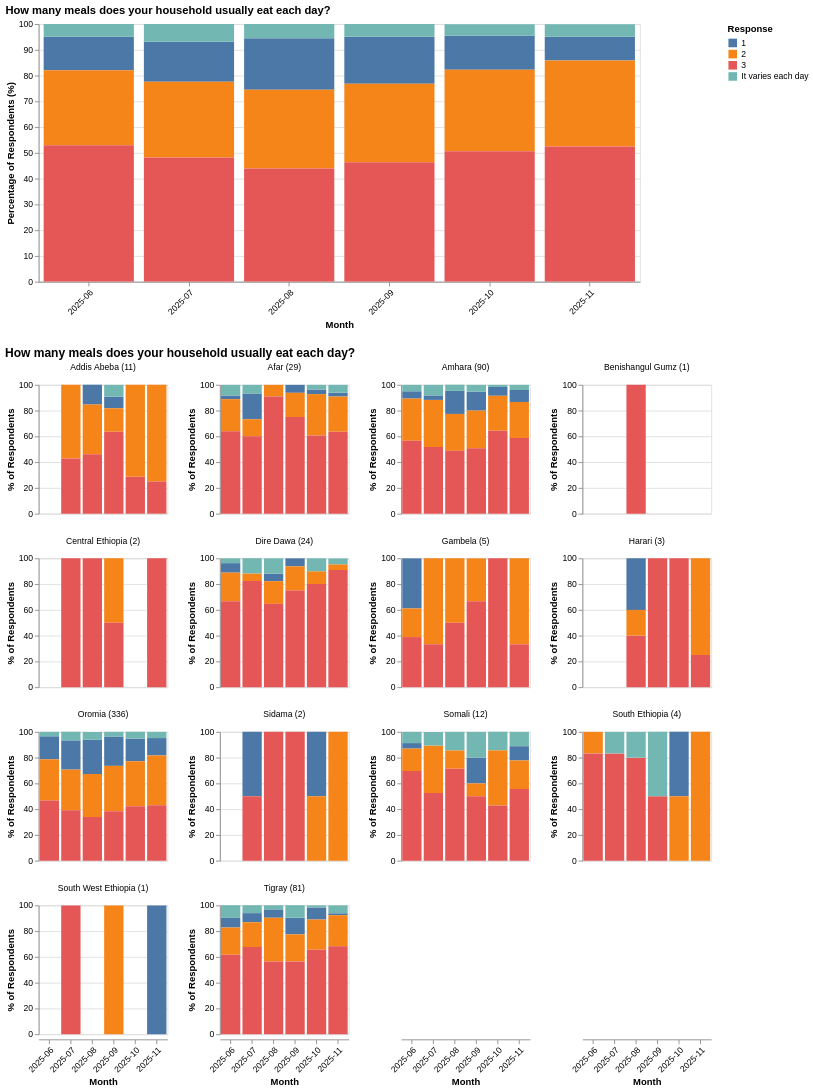

Notebook code cell kept with this figure:
### Markdown cell above
## Food Access

### How many meals does your household usually eat each day?
- Nearly 50% of people eat 3 meals a day in the country, with 9-13% reporting they eat just one meal. Oromia has the most repondants who said they have just 1 meal (13-26%).

### Code cell
question = "How many meals does your household usually eat each day?"
national_chart = create_stacked_percentage_chart(df=df, question_col=question, width=700, height=300)
regional_chart = create_stacked_percentage_chart(df=df, question_col=question, region_mapping=submission_to_region, facet_width=150)
display(alt.vconcat(national_chart, regional_chart).resolve_scale(color='shared'))

### Figure 1 — Vega-Lite specification as saved in the notebook (floating-point values rounded to 4 significant figures; data arrays with more than 128 entries replaced by an {"elided": "..."} marker saying what was removed)
{"config": {"view": {"continuousWidth": 300, "continuousHeight": 300}}, "vconcat": [{"data": {"name": "data-323b9915565ab9613d8283130103d68b"}, "mark": {"type": "bar"}, "encoding": {"color": {"field": "How many meals does your household usually eat each day?", "title": "Response", "type": "nominal"}, "tooltip": [{"field": "month", "type": "nominal"}, {"field": "How many meals does your household usually eat each day?", "type": "nominal"}, {"field": "percentage", "type": "quantitative"}, {"field": "count", "title": "Count", "type": "quantitative"}, {"field": "total", "title": "Total Respondents", "type": "quantitative"}], "x": {"axis": {"labelAngle": -45}, "field": "month", "title": "Month", "type": "nominal"}, "y": {"field": "percentage", "scale": {"domain": [0, 100]}, "title": "Percentage of Respondents (%)", "type": "quantitative"}}, "height": 300, "name": "view_dc89d493af523c65_0", "title": {"text": "How many meals does your household usually eat each day?", "align": "left", "anchor": "start"}, "width": 700}, {"data": {"name": "data-4642f43f893f010837a9bd2abcc22dd2"}, "facet": {"field": "region_label", "header": {"titleAlign": "left", "titleAnchor": "start"}, "sort": ["Addis Abeba (11)", "Afar (29)", "Amhara (90)", "Benishangul Gumz (1)", "Central Ethiopia (2)", "Dire Dawa (24)", "Gambela (5)", "Harari (3)", "Oromia (336)", "Sidama (2)", "Somali (12)", "South Ethiopia (4)", "South West Ethiopia (1)", "Tigray (81)"], "title": null, "type": "nominal"}, "spec": {"mark": {"type": "bar"}, "encoding": {"color": {"field": "How many meals does your household usually eat each day?", "title": "Response", "type": "nominal"}, "tooltip": [{"field": "region", "type": "nominal"}, {"field": "month", "type": "nominal"}, {"field": "How many meals does your household usually eat each day?", "type": "nominal"}, {"field": "percentage", "type": "quantitative"}, {"field": "count", "title": "Count", "type": "quantitative"}, {"field": "total", "title": "Total Respondents", "type": "quantitative"}], "x": {"axis": {"labelAngle": -45}, "field": "month", "title": "Month", "type": "nominal"}, "y": {"field": "percentage", "scale": {"domain": [0, 100]}, "title": "% of Respondents", "type": "quantitative"}}, "height": 150, "width": 150}, "columns": 4, "resolve": {"scale": {"y": "independent"}}, "title": {"text": "How many meals does your household usually eat each day?", "align": "left", "anchor": "start", "fontSize": 14}}], "params": [{"name": "param_1e9efca18e7a2868", "select": {"type": "interval", "encodings": ["x", "y"]}, "bind": "scales", "views": ["view_dc89d493af523c65_0"]}], "resolve": {"scale": {"color": "shared"}}, "$schema": "https://vega.github.io/schema/vega-lite/v6.1.0.json", "datasets": {"data-323b9915565ab9613d8283130103d68b": [{"month": "2025-06", "How many meals does your household usually eat each day?": 1, "count": 134, "total": 1030, "percentage": 13.0}, {"month": "2025-06", "How many meals does your household usually eat each day?": 2, "count": 300, "total": 1030, "percentage": 29.1}, {"month": "2025-06", "How many meals does your household usually eat each day?": 3, "count": 546, "total": 1030, "percentage": 53.0}, {"month": "2025-06", "How many meals does your household usually eat each day?": "It varies each day", "count": 50, "total": 1030, "percentage": 4.9}, {"month": "2025-07", "How many meals does your household usually eat each day?": 1, "count": 99, "total": 639, "percentage": 15.5}, {"month": "2025-07", "How many meals does your household usually eat each day?": 2, "count": 188, "total": 639, "percentage": 29.4}, {"month": "2025-07", "How many meals does your household usually eat each day?": 3, "count": 308, "total": 639, "percentage": 48.2}, {"month": "2025-07", "How many meals does your household usually eat each day?": "It varies each day", "count": 44, "total": 639, "percentage": 6.9}, {"month": "2025-08", "How many meals does your household usually eat each day?": 1, "count": 99, "total": 494, "percentage": 20.0}, {"month": "2025-08", "How many meals does your household usually eat each day?": 2, "count": 151, "total": 494, "percentage": 30.6}, {"month": "2025-08", "How many meals does your household usually eat each day?": 3, "count": 217, "total": 494, "percentage": 43.9}, {"month": "2025-08", "How many meals does your household usually eat each day?": "It varies each day", "count": 27, "total": 494, "percentage": 5.5}, {"month": "2025-09", "How many meals does your household usually eat each day?": 1, "count": 88, "total": 481, "percentage": 18.3}, {"month": "2025-09", "How many meals does your household usually eat each day?": 2, "count": 146, "total": 481, "percentage": 30.4}, {"month": "2025-09", "How many meals does your household usually eat each day?": 3, "count": 223, "total": 481, "percentage": 46.4}, {"month": "2025-09", "How many meals does your household usually eat each day?": "It varies each day", "count": 24, "total": 481, "percentage": 5.0}, {"month": "2025-10", "How many meals does your household usually eat each day?": 1, "count": 63, "total": 476, "percentage": 13.2}, {"month": "2025-10", "How many meals does your household usually eat each day?": 2, "count": 151, "total": 476, "percentage": 31.7}, {"month": "2025-10", "How many meals does your household usually eat each day?": 3, "count": 241, "total": 476, "percentage": 50.6}, {"month": "2025-10", "How many meals does your household usually eat each day?": "It varies each day", "count": 21, "total": 476, "percentage": 4.4}, {"month": "2025-11", "How many meals does your household usually eat each day?": 1, "count": 42, "total": 455, "percentage": 9.2}, {"month": "2025-11", "How many meals does your household usually eat each day?": 2, "count": 152, "total": 455, "percentage": 33.4}, {"month": "2025-11", "How many meals does your household usually eat each day?": 3, "count": 239, "total": 455, "percentage": 52.5}, {"month": "2025-11", "How many meals does your household usually eat each day?": "It varies each day", "count": 22, "total": 455, "percentage": 4.8}], "data-4642f43f893f010837a9bd2abcc22dd2": {"elided": "193 records"}}}
